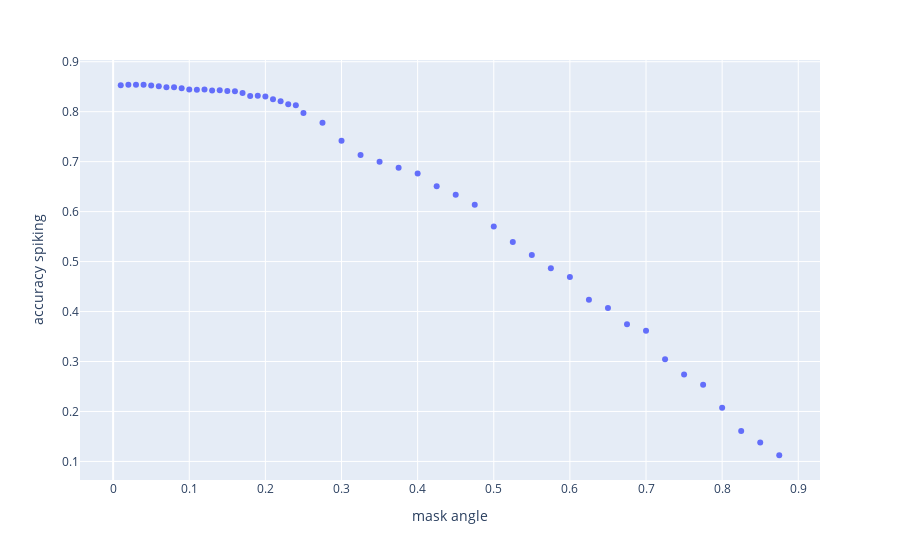

Notebook cell for this chart:
### Code cell
px.scatter(ma, x = "mask angle", y = "accuracy spiking")

### Figure 1 — Plotly figure (JSON) as saved in the notebook; plotly's stock layout.template omitted (floating-point values rounded to 4 significant figures)
{"data": [{"hovertemplate": "mask angle=%{x}<br>accuracy spiking=%{y}<extra></extra>", "legendgroup": "", "marker": {"color": "#636efa", "symbol": "circle"}, "mode": "markers", "name": "", "orientation": "v", "showlegend": false, "type": "scatter", "x": [0.45, 0.24, 0.3, 0.01, 0.05, 0.7, 0.15, 0.55, 0.11, 0.625, 0.08, 0.02, 0.725, 0.525, 0.375, 0.23, 0.06, 0.275, 0.425, 0.4, 0.675, 0.16, 0.775, 0.325, 0.18, 0.575, 0.12, 0.475, 0.03, 0.85, 0.1, 0.09, 0.875, 0.22, 0.5, 0.07, 0.17, 0.825, 0.13, 0.19, 0.25, 0.8, 0.2, 0.6, 0.65, 0.04, 0.21, 0.75, 0.14, 0.35], "xaxis": "x", "y": [0.634, 0.8128, 0.7417, 0.8527, 0.8526, 0.3615, 0.8413, 0.5134, 0.8438, 0.4236, 0.8487, 0.8539, 0.3043, 0.5392, 0.688, 0.8149, 0.851, 0.7776, 0.651, 0.6761, 0.3748, 0.8408, 0.2533, 0.7135, 0.8316, 0.4866, 0.8442, 0.6139, 0.8539, 0.1381, 0.8446, 0.8469, 0.1124, 0.8211, 0.57, 0.8487, 0.8374, 0.1608, 0.8425, 0.8318, 0.7973, 0.2075, 0.8305, 0.4693, 0.4073, 0.8539, 0.825, 0.2738, 0.8427, 0.7], "yaxis": "y"}], "layout": {"legend": {"tracegroupgap": 0}, "margin": {"t": 60}, "xaxis": {"anchor": "y", "domain": [0, 1], "title": {"text": "mask angle"}}, "yaxis": {"anchor": "x", "domain": [0, 1], "title": {"text": "accuracy spiking"}}}}
